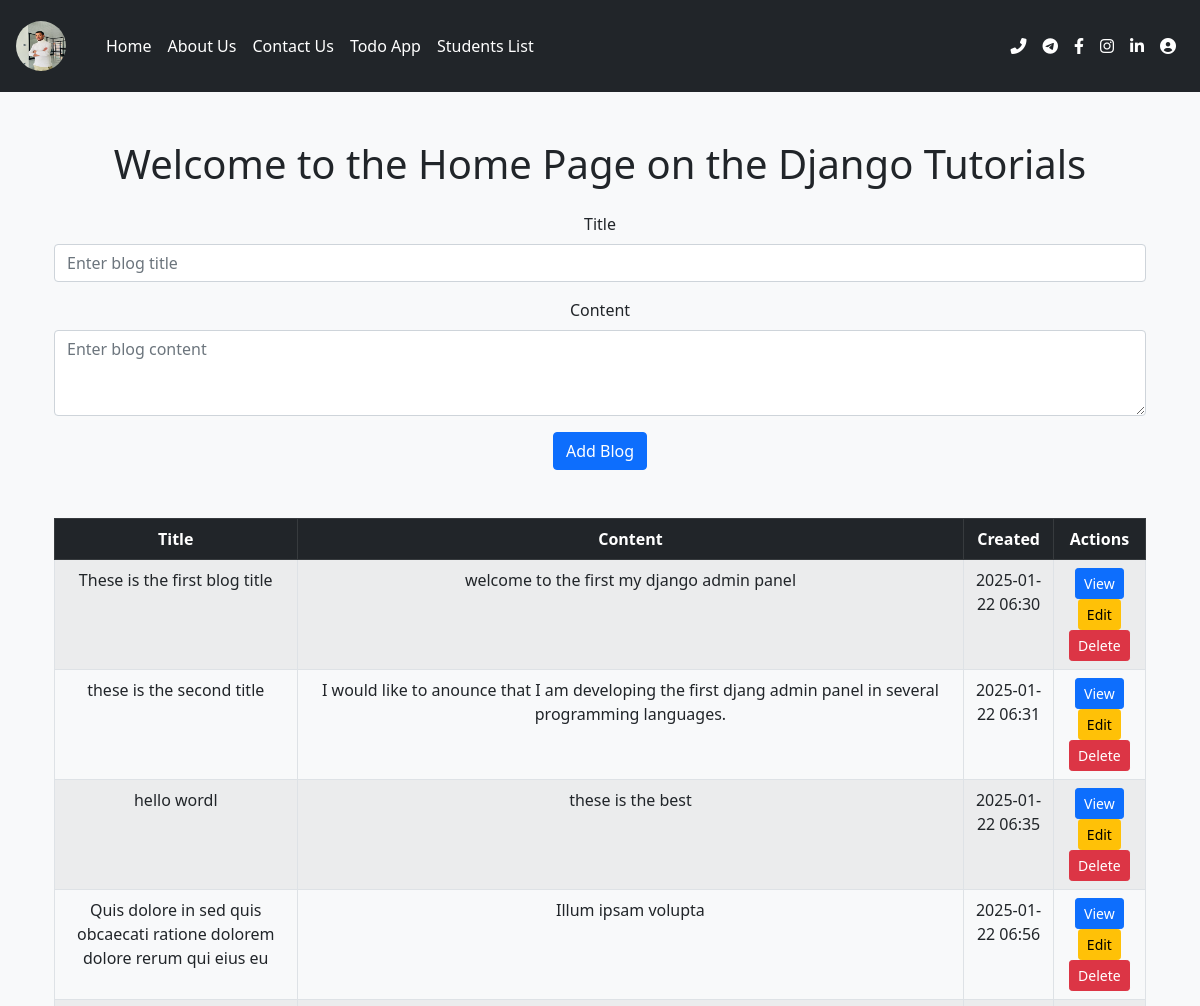
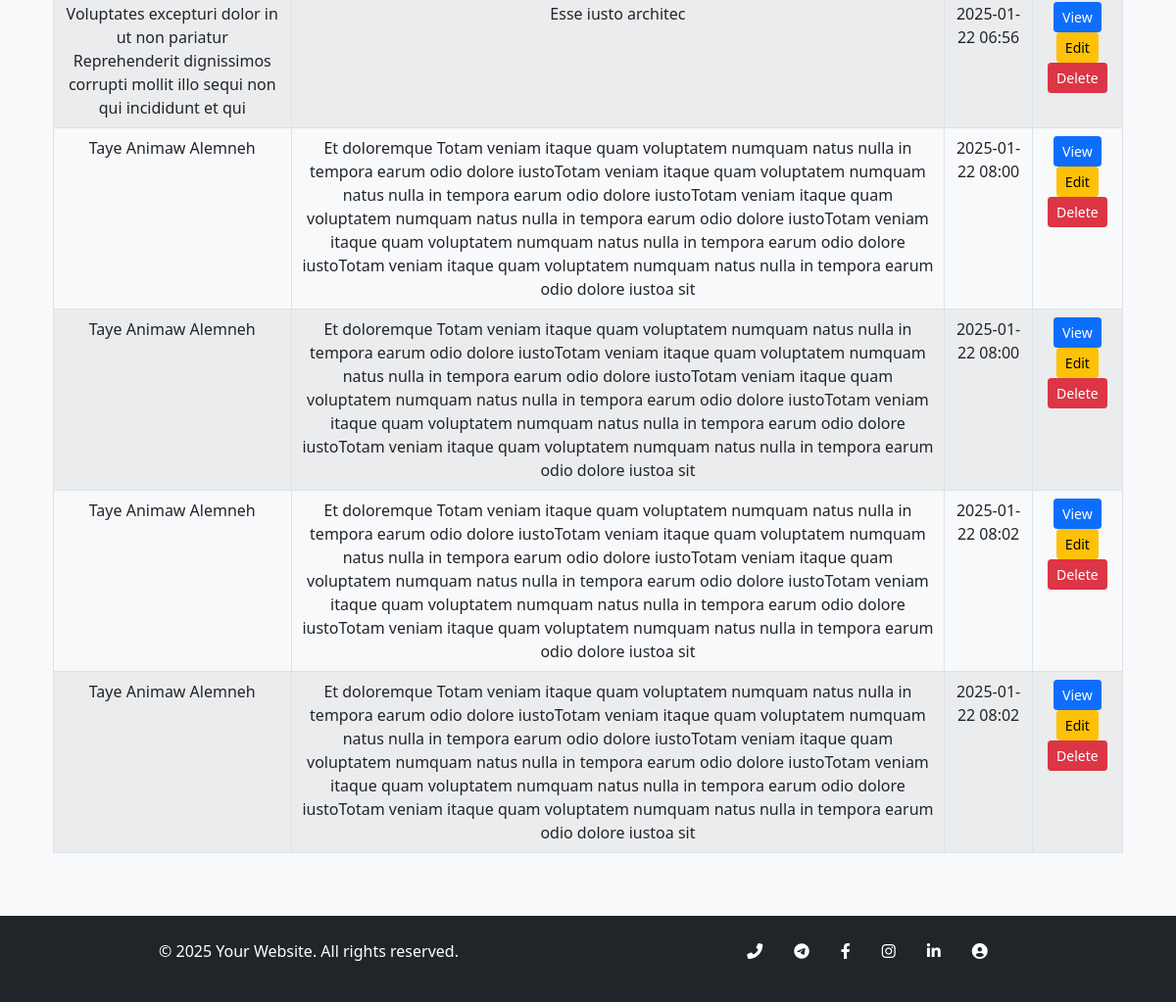
Page /apps/ on the committed database (2 pictures, top to bottom).
### myapp/models.py (models this page shows, shortened)
class Blog(models.Model):
    title = models.CharField(max_length=200)
    content = models.TextField()
    created = models.DateTimeField(auto_now_add=True)

### myapp/views.py (the view)
# urls.py: path('', views.index, name='index'),
def index(request):
    if request.method == 'POST':
        form = BlogForm(request.POST or None)
        if form.is_valid():
            form.save()
            return render(request, 'index.html')
    else:
        form = BlogForm()
    blogs = Blog.objects.all()
    context = {
        'blogs': blogs,
        'form': form
    }
    return render(request, 'index.html', context)

### myapp/forms.py
class BlogForm(forms.ModelForm):
    class Meta:
        model = Blog
        fields = '__all__'
        widgets = {
            'title': forms.TextInput(attrs={'class': 'form-control'}),
            'content': forms.Textarea(attrs={'class': 'form-control', 'rows': 10, 'cols': 80}),
        }

### myapp/templates/index.html (shortened to what this page needs)
{% extends "base.html" %}
{% block content %}
<div class="container mt-5">
    <h1 class="text-center mb-4">Welcome to the Home Page on the Django Tutorials</h1>
    <form class="mb-5" method="POST">
        <div class="mb-3">
            <label for="titleInput" class="form-label" >Title</label>
            <input type="text" class="form-control" id="titleInput" placeholder="Enter blog title" name="title">
        </div>
        <div class="mb-3">
            <label for="contentInput" class="form-label">Content</label>
            <textarea  name ="blog.content" class="form-control" id="contentInput" rows="3" placeholder="Enter blog content" ></textarea>
        </div>
        <button type="submit" class="btn btn-primary">Add Blog</button>
    </form>
    <div class="table-responsive">
        <table class="table table-bordered table-striped table-hover">
            <thead class="table-dark">
                <tr>
                    <th scope="col">Title</th>
                    <th scope="col">Content</th>
                    <th scope="col">Created</th>
                    <th scope="col">Actions</th>
                </tr>
            </thead>
            <tbody>
                {% for blog in blogs %}
                <tr>
                    <td>{{ blog.title }}</td>
                    <td>{{ blog.content }}</td>
                    <td>{{ blog.created|date:"Y-m-d H:i" }}</td>
                    <td>
                        <a href="#" class="btn btn-sm btn-primary">View</a>
                        <a href="#" class="btn btn-sm btn-warning">Edit</a>
                        <a href="#" class="btn btn-sm btn-danger">Delete</a>
                    </td>
                </tr>
                {% empty %}
                <tr>
                    <td colspan="4" class="text-center">No blogs found.</td>
                </tr>
                {% endfor %}
            </tbody>
        </table>
    </div>
</div>
{% endblock %}

### myapp/templates/base.html (shortened to what this page needs)
{% load static %}
<!doctype html>
<html lang="en">
  <head>
    <link href="https://cdn.jsdelivr.net/npm/bootstrap@5.0.2/dist/css/bootstrap.min.css" rel="stylesheet">
    <link href="https://cdnjs.cloudflare.com/ajax/libs/font-awesome/6.0.0-beta3/css/all.min.css" rel="stylesheet">
  </head>
  <body class="bg-light">
    <nav class="navbar navbar-expand-lg navbar-dark bg-dark py-3">
      <div class="container-fluid px-3">
        <a class="navbar-brand" href="{% url 'index' %}">
          <img src="{% static 'images/taye.jpg' %}" alt="Logo" class="rounded-circle" width="50" height="50">
        </a>
        <div class="ms-3">
          <div class="collapse navbar-collapse" id="navbarNav">
            <ul class="navbar-nav ms-auto">
              <li class="nav-item">
                <a class="nav-link text-white" href="{% url 'home' %}">Home</a>
              </li>
              <li class="nav-item">
                <a class="nav-link text-white" href="{% url 'about' %}">About Us</a>
              </li>
              <li class="nav-item">
                <a class="nav-link text-white" href="{% url 'contact' %}">Contact Us</a>
              </li>
              <li class="nav-item">
                <a class="nav-link text-white" href="{% url 'todo' %}">Todo App</a>
              </li>
              <li class="nav-item">
                <a class="nav-link text-white" href="{% url 'student' %}">Students List</a>
              </li>
            </ul>
          </div>
        </div>
        <div class="d-flex ms-auto">
          <a href="tel:+123456789" class="text-white mx-2" data-bs-toggle="tooltip" data-bs-placement="top" title="Call Us">
            <i class="fas fa-phone-alt"></i>
          </a>
          <a href="https://telegram.me" class="text-white mx-2" data-bs-toggle="tooltip" data-bs-placement="top" title="Telegram">
            <i class="fab fa-telegram-plane"></i>
          </a>
          <a href="https://facebook.com" class="text-white mx-2" data-bs-toggle="tooltip" data-bs-placement="top" title="Facebook">
            <i class="fab fa-facebook-f"></i>
          </a>
          <a href="https://instagram.com" class="text-white mx-2" data-bs-toggle="tooltip" data-bs-placement="top" title="Instagram">
            <i class="fab fa-instagram"></i>
          </a>
          <a href="https://linkedin.com" class="text-white mx-2" data-bs-toggle="tooltip" data-bs-placement="top" title="LinkedIn">
            <i class="fab fa-linkedin-in"></i>
          </a>
          <a href="" class="text-white mx-2" data-bs-toggle="tooltip" data-bs-placement="top" title="Profile">
            <i class="fas fa-user-circle"></i>
          </a>
        </div>
      </div>
    </nav>
    <div class="container text-center mt-5">
      {% block content %}{% endblock %}
    </div>
    <footer class="bg-dark text-white py-4 mt-5">
      <div class="container text-center">
        <div class="row">
          <div class="col-md-6">
            <p>&copy; 2025 Your Website. All rights reserved.</p>
          </div>
          <div class="col-md-6">
            <div class="d-flex justify-content-center">
              <a href="tel:+123456789" class="text-white mx-3" data-bs-toggle="tooltip" data-bs-placement="top" title="Call Us">
                <i class="fas fa-phone-alt"></i>
              </a>
              <a href="https://telegram.me" class="text-white mx-3" data-bs-toggle="tooltip" data-bs-placement="top" title="Telegram">
                <i class="fab fa-telegram-plane"></i>
              </a>
              <a href="https://facebook.com" class="text-white mx-3" data-bs-toggle="tooltip" data-bs-placement="top" title="Facebook">
                <i class="fab fa-facebook-f"></i>
              </a>
              <a href="https://instagram.com" class="text-white mx-3" data-bs-toggle="tooltip" data-bs-placement="top" title="Instagram">
                <i class="fab fa-instagram"></i>
              </a>
              <a href="https://linkedin.com" class="text-white mx-3" data-bs-toggle="tooltip" data-bs-placement="top" title="LinkedIn">
                <i class="fab fa-linkedin-in"></i>
              </a>
              <a href="" class="text-white mx-3" data-bs-toggle="tooltip" data-bs-placement="top" title="Profile">
                <i class="fas fa-user-circle"></i>
              </a>
            </div>
          </div>
        </div>
      </div>
    </footer>
  </body>
</html>

### rows in the picture
Blog: title "These is the first blog title", content "welcome to the first my django admin panel", created "2025-01-22 06:30"
Blog: title "these is the second title", content "I would like to anounce that I am developing the first djang admin panel in several programming languages.", created "2025-01-22 06:31"
Blog: title "hello wordl", content "these is the best", created "2025-01-22 06:35"
Blog: title "Quis dolore in sed quis obcaecati ratione dolorem dolore rerum qui eius eu", content "Illum ipsam volupta", created "2025-01-22 06:56"
Blog: title "Voluptates excepturi dolor in ut non pariatur Reprehenderit dignissimos corrupti mollit illo sequi non qui incididunt et qui", content "Esse iusto architec", created "2025-01-22 06:56"
Blog: title "Taye Animaw Alemneh", content "Et doloremque Totam veniam itaque quam voluptatem numquam natus nulla in tempora earum odio dolore iustoTotam veniam itaque quam voluptatem numquam natus nulla in tempora earum odio dolore iustoTotam veniam itaque quam voluptatem numquam natus nulla in tempora earum odio dolore iustoTotam veniam itaque quam voluptatem numquam natus nulla in tempora earum odio dolore iustoTotam veniam itaque quam voluptatem numquam natus nulla in tempora earum odio dolore iustoa sit", created "2025-01-22 08:00"
Blog: title "Taye Animaw Alemneh", content "Et doloremque Totam veniam itaque quam voluptatem numquam natus nulla in tempora earum odio dolore iustoTotam veniam itaque quam voluptatem numquam natus nulla in tempora earum odio dolore iustoTotam veniam itaque quam voluptatem numquam natus nulla in tempora earum odio dolore iustoTotam veniam itaque quam voluptatem numquam natus nulla in tempora earum odio dolore iustoTotam veniam itaque quam voluptatem numquam natus nulla in tempora earum odio dolore iustoa sit", created "2025-01-22 08:00"
Blog: title "Taye Animaw Alemneh", content "Et doloremque Totam veniam itaque quam voluptatem numquam natus nulla in tempora earum odio dolore iustoTotam veniam itaque quam voluptatem numquam natus nulla in tempora earum odio dolore iustoTotam veniam itaque quam voluptatem numquam natus nulla in tempora earum odio dolore iustoTotam veniam itaque quam voluptatem numquam natus nulla in tempora earum odio dolore iustoTotam veniam itaque quam voluptatem numquam natus nulla in tempora earum odio dolore iustoa sit", created "2025-01-22 08:02"
Blog: title "Taye Animaw Alemneh", content "Et doloremque Totam veniam itaque quam voluptatem numquam natus nulla in tempora earum odio dolore iustoTotam veniam itaque quam voluptatem numquam natus nulla in tempora earum odio dolore iustoTotam veniam itaque quam voluptatem numquam natus nulla in tempora earum odio dolore iustoTotam veniam itaque quam voluptatem numquam natus nulla in tempora earum odio dolore iustoTotam veniam itaque quam voluptatem numquam natus nulla in tempora earum odio dolore iustoa sit", created "2025-01-22 08:02"
